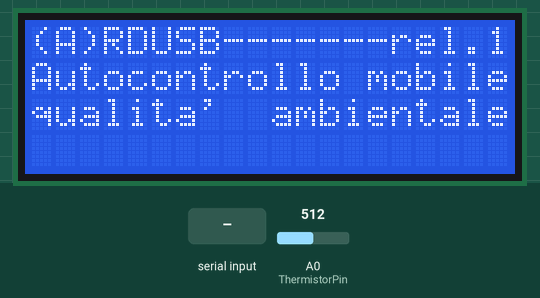
This sketch was run on a simulated Arduino Uno, built with avr-gcc and run on an emulated ATmega328P. On the bench: 20×4 character LCD. The test bench sets the inputs (shaded band); at power-on: A0 (ThermistorPin) = 512.

Above: at 0.3 s.
At 3.5 s:
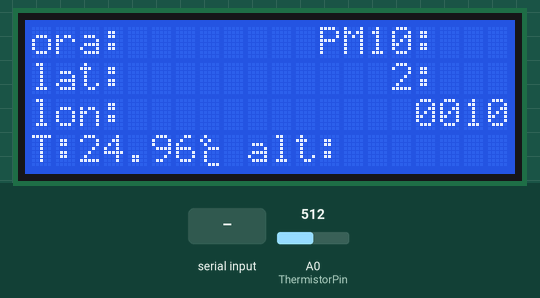
3.6 s: "$GPGGA\n" received over the second serial link
At 4.6 s:
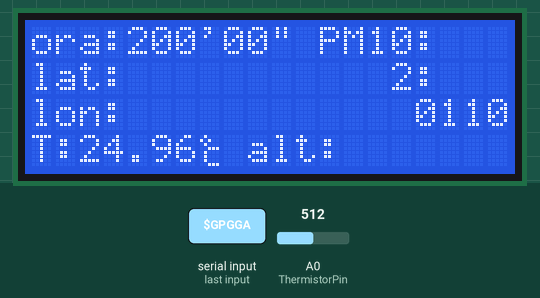
5.1 s: "1,90,45\n" received over the second serial link
Timing chart, 0 to 8.1 s (numbered marks = the images above; inputs shaded):
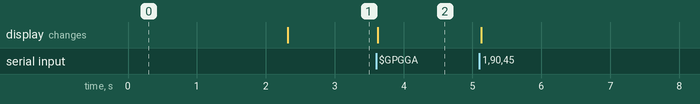

The sketch:

ardusb_1.ino
```cpp
#include <LiquidCrystal_I2C.h> // Using version 1.2.1
#include <SoftwareSerial.h>
#include <ArduinoJson.h>
#include <Wire.h>

// --IDE------------------------------------------------------
// --LCD------------------------------------------------------
LiquidCrystal_I2C lcd(0x3F, 2, 1, 0, 4, 5, 6, 7, 3, POSITIVE);
byte uno[8] = {B11111, B11111, B11111, B11111, B11111, B11111, B11111, B11111};
byte zero[8] = {B00000, B00000, B00000, B00000, B00000, B00000, B00000, B00000};
byte gradi[8] = {B01000, B10100, B01000, B00111, B01000, B01000, B01000, B00111};
// --SENSORE 503----------------------------------------------
// 503 sul termistore significa 50.000 di impedenza di riferimento da cui:
#define SERIESRESISTOR 50000
#define THERMISTORNOMINAL 50000
int ThermistorPin = 0; //pin analogico A0
// --GPS------------------------------------------------------
SoftwareSerial gps(0, 1);
boolean finito = false;
String inps = "";
String avalori[15];
String temps;
int idx = 0;
// --SCS011---------------------------------------------------
SoftwareSerial serialSDS(10, 11);// VERDE, BLU
#define LEN 9
unsigned char incomingByte = 0;
unsigned char buf[LEN];
int PM2_5Val = 0;
int PM10Val = 0;
int PM[1];


// --GLOBALI OUTPUT--------------------------------------------
String messaggioJSON, mexJSONGPS, messaggioMQTT, JSONsds, JSONtemp, JSONgps;
unsigned long avvio, pausa, attivita, faseprecedente;
boolean INattivita, f_sds, f_gps, f_temp, f_send;
char json[75];


void setup() {
  Serial.begin(115200);//solo per il monitor layout IDE / RED
  serialSDS.begin(9600);


  avvio = millis();
  faseprecedente = millis();
  pausa = 120000; //60 SECONDI
  attivita = 10000; //3 SECONDI
  INattivita = false;


  //carica caratteri personalizzati
  lcd.createChar(0, uno);
  lcd.begin(20, 4);
  lcd.createChar(0, zero);
  lcd.begin(20, 4);
  lcd.createChar(0, gradi);
  lcd.begin(20, 4);

  digitalWrite(7, HIGH); // GPS ATTIVO

  gps.begin(9600);


  String sigla1, sigla2, sigla3;
  sigla1 = "(A)RDUSB-------rel.1";
  sigla2 = "Autocontrollo mobile";
  sigla3 = "qualita'  ambientale";

  lcd.clear(); // SIGLA LCD
  aggiornalcd(0, 0, sigla1);
  aggiornalcd(0, 1, sigla2);
  aggiornalcd(0, 2, sigla3);
  delay(2000);

  lcd.clear(); // MASCHERA VALORI
  aggiornalcd(0, 0, "ora:");
  aggiornalcd(12, 0, "PM10:");
  aggiornalcd(15, 1, "2:");
  aggiornalcd(0, 1, "lat:");
  aggiornalcd(0, 2, "lon:");
  aggiornalcd(0, 3, "T:");
  lcd.setCursor(7, 3);
  lcd.write(byte(0));
  aggiornalcd(9, 3, "alt:");

  f_temp = false;
  f_send = false;
  f_gps = false;
  f_sds = false;

  messaggioJSON = "";
}

void loop() {
  int i;
  unsigned char checksum;
  unsigned long ora = millis();
  String errsds = "";

  if (INattivita && (ora - faseprecedente >= attivita)) {
    serialSDS.end();
    INattivita = false;
    lcd.setCursor(17, 1);
    lcd.print(" ");
    faseprecedente = millis();
    stop_SDS();
    //lcd.noBacklight(); // ATTIVARE IN PRODUZIONE PER LIMITARE CONSUMI
    aggiornalcd(19, 3, "P");
    gps.listen();

  }
  else if (!INattivita && (ora - faseprecedente > pausa)) {
    gps.end();
    gps.flush();
    INattivita = true;
    faseprecedente = millis();
    aggiornalcd(19, 3, "A");
    start_SDS();
    lcd.setCursor(17, 1);
    lcd.print(serialSDS.available());
    serialSDS.begin(9600);
    serialSDS.listen();

    //lcd.backlight();
  }


  while ((gps.available() > 0) && (!INattivita)) {
    char inchar = (char)gps.read();
    inps += inchar;
    temps += inchar;
    if (inchar == ',' ) {
      if (inps.startsWith("$GPGGA")  ) {
        temps.remove(temps.length() - 1);
        avalori[idx] = temps;
        temps = "";
        idx++;
      }
    }
    else if (inchar == '\n' ) {
      if (inps.startsWith("$GPGGA") ) {

        String ora;
        String confuso;
        confuso = String(avalori[1].substring(0, 6).toInt() + 20000);
        if (confuso.length() > 5) {
          ora = confuso.substring(0, 2) + confuso.substring(2, 4) + "'" + confuso.substring(4) + "\"";
        }
        else {
          ora = confuso.substring(0, 1) + confuso.substring(1, 3) + "'" + confuso.substring(3) + "\"";
        }
        aggiornalcd(4, 0, ora);
        aggiornalcd(4, 1, avalori[2]);
        aggiornalcd(4, 2, avalori[4]);
        aggiornalcd(13, 3, avalori[9]);
        temps = "";
        idx = 0;
        f_gps = 1;
        f_temp = false;
      }
      else {
        inps = "";
        idx = 0;
        temps = "";

      }
    }
  }


  if ((serialSDS.available() > 0) && (INattivita) ) {
    incomingByte = serialSDS.read();
    if (incomingByte == 0xAA) {
      serialSDS.readBytes(buf, LEN);
      if ((buf[0] == 0xC0) && (buf[8] == 0xAB)) {
        for (i = 1; i <= 6; i++) {
          checksum = checksum + buf[i];
        }
        if (checksum == buf[7]) {
          PM2_5Val = ((buf[2] << 8) + buf[1]) / 10;
          PM10Val = ((buf[4] << 8) + buf[3]) / 10;
          PM[0] = PM2_5Val;
          PM[1] = PM10Val;
          errsds = "";
          f_sds = 1;
          lcd.setCursor(17, 0);

          if (PM[1] > 0) {
            String app;
            app = String(PM[1]);
            switch ((app.length())) {
              case 1:
                lcd.print("  ");
                break;
              case 2:
                lcd.print(" ");
                break;
            }
            lcd.print(PM[1]);
            lcd.setCursor(17, 1);
            app = String(PM[0]);
            switch ((app.length())) {
              case 1:
                lcd.print("  ");
                break;
              case 2:
                lcd.print(" ");
                break;
            }
            lcd.print(PM[0]);

            JSONsds = "\"PM2\":";
            JSONsds += PM[0];
            JSONsds += ",\"PM10\":";
            JSONsds += PM[1];

          }
          else
          { lcd.print(errsds);
            f_sds = false;
          }
        }
        else {
          errsds = "CSE";
        }
      }
      else {
        errsds = "FER";
      }
    }
  }


  /*
    if (INattivita) {
      lcd.setCursor(17, 0);

      if (PM[1] > 0) {
        String app;
        app = String(PM[1]);
        switch ((app.length())) {
          case 1:
            lcd.print("  ");
            break;
          case 2:
            lcd.print(" ");
            break;
        }
        lcd.print(PM[1]);
        lcd.setCursor(17, 1);
        app = String(PM[0]);
        switch ((app.length())) {
          case 1:
            lcd.print("  ");
            break;
          case 2:
            lcd.print(" ");
            break;
        }
        lcd.print(PM[0]);

        JSONsds = frammentoJSON("PM2", (String)PM[0], 0);
        JSONsds += "," + frammentoJSON("PM10", (String)PM[1] , 0);

      }
      else
      { lcd.print(errsds);
        f_sds = false;
      }
    }
  */

  if ((!INattivita) && (!f_temp)) {
    float temperatura = temp503();
    aggiornalcd(2, 3, (String)temperatura);
    JSONtemp = "\"temp\":";
    JSONtemp += temperatura;
    f_temp = !f_temp;
  }

  if ((!INattivita) && (f_gps) && (f_sds) && (f_temp)) {
    f_send = !f_send;
  } else {
    lcd.setCursor(16, 2);
    lcd.print(f_sds);
    lcd.print(f_gps);
    lcd.print(f_temp);
    lcd.print(f_send);
  }

  if ((!INattivita) && (f_send)) {
    // MANCA LA VIRGOLA TRA GPS E SDS
    messaggioJSON = """{" + JSONsds + "," + JSONtemp + "}""";
    String app = messaggioJSON ;
    /*DynamicJsonBuffer jsonBuffer;
    messaggioJSON.toCharArray(json, 75);
    JsonObject& root = jsonBuffer.parseObject(json);

    if (!root.success())
    {
      //Serial.println("parseObject() failed");*/
      Serial.println(app);/*
      } else {
      String pl;
      root.printTo(pl);
      Serial.println(pl);
    }*/
    Serial.flush();

    f_send = !f_send;
    f_gps = !f_gps;
    f_sds = !f_sds;
    f_temp = !f_temp;

  }

}


float temp503() {
  // vengono fatte 3 letture
  //calcolo media delle letture
  float average = 0;
  for (int i = 0; i < 3; i++) {
    average += analogRead(ThermistorPin);//samples[i];
  }
  average /= 3;
  average = 1023 / average - 1;
  average = SERIESRESISTOR / average;         //RESISTENZA IN SERIE
  float steinhart;
  steinhart = average / THERMISTORNOMINAL;     // (R/Ro)  PER 503=50000
  steinhart = log(steinhart);                  // ln(R/Ro)
  steinhart /= 3950;                            // 1/B * ln(R/Ro)
  steinhart += 1.0 / (25 + 273.15);             // + (1/To)
  steinhart = 1.0 / steinhart;                 // Invert
  steinhart -= 273.15;                         // convert to C
  return steinhart;
}

void aggiornalcd(int posc, int posr, String val) {
  lcd.setCursor(posc, posr);
  lcd.print(val);
}

String frammentoJSON(String campo, String valore, int strin) {
  String ritorno = "\"" + campo + "\":";
  if (strin = 1) {
    ritorno += "\"" + valore + "\"";
  } else if (strin = 2) {
    ritorno += (String)valore.toFloat();
  } else {
    ritorno += valore;
  }
  return ritorno ;
}

void start_SDS() {
  const uint8_t start_SDS_cmd[] = {0xAA, 0xB4, 0x06, 0x01, 0x01, 0x00, 0x00, 0x00, 0x00, 0x00, 0x00, 0x00, 0x00, 0x00, 0x00, 0xFF, 0xFF, 0x06, 0xAB};
  serialSDS.write(start_SDS_cmd, sizeof(start_SDS_cmd));
}

void stop_SDS() {
  const uint8_t stop_SDS_cmd[] = {0xAA, 0xB4, 0x06, 0x01, 0x00, 0x00, 0x00, 0x00, 0x00, 0x00, 0x00, 0x00, 0x00, 0x00, 0x00, 0xFF, 0xFF, 0x05, 0xAB};
  serialSDS.write(stop_SDS_cmd, sizeof(stop_SDS_cmd));
}


static const char hex[] = "0123456789ABCDEF";

boolean gpsChecksumOk(const char *gpsMessage) {
  int8_t max = 90; // NMEA says 82, but there could have longer proprietary messages
  if (*gpsMessage != '$') return false;
  byte v = 0;
  for (;;) {
    if (--max <= 0) return false; // Protect from run away if no *
    byte b = *++gpsMessage;
    if (b == '*') break;
    v ^= b;
  }
  unsigned char digit0 = hex[(v & 0xf0) >> 4];
  unsigned char digit1 = hex[(v & 0x0f)];
  if (gpsMessage[1] != digit0 || gpsMessage[2] != digit1) return false;
  return true;
}
```

Measured:
- after the input at 3.6 s, the display: changes at once (image 2)
